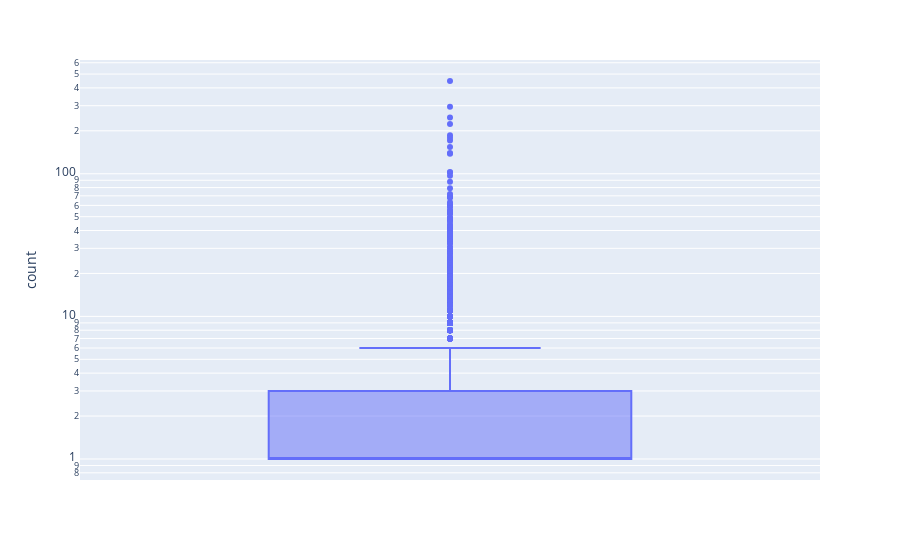

Source (notebook cell):
### Code cell
px.box(companies_df, y='count', log_y=True)

### Figure 1 — Plotly figure (JSON) as saved in the notebook; plotly's stock layout.template omitted (floating-point values rounded to 4 significant figures; data arrays with more than 128 entries replaced by an {"elided": "..."} marker saying what was removed)
{"data": [{"alignmentgroup": "True", "hovertemplate": "count=%{y}<extra></extra>", "legendgroup": "", "marker": {"color": "#636efa"}, "name": "", "notched": false, "offsetgroup": "", "orientation": "v", "showlegend": false, "type": "box", "x0": " ", "xaxis": "x", "y": {"elided": "3232 int values"}, "y0": " ", "yaxis": "y"}], "layout": {"boxmode": "group", "legend": {"tracegroupgap": 0}, "margin": {"t": 60}, "xaxis": {"anchor": "y", "domain": [0, 1]}, "yaxis": {"anchor": "x", "domain": [0, 1], "title": {"text": "count"}, "type": "log"}}}
